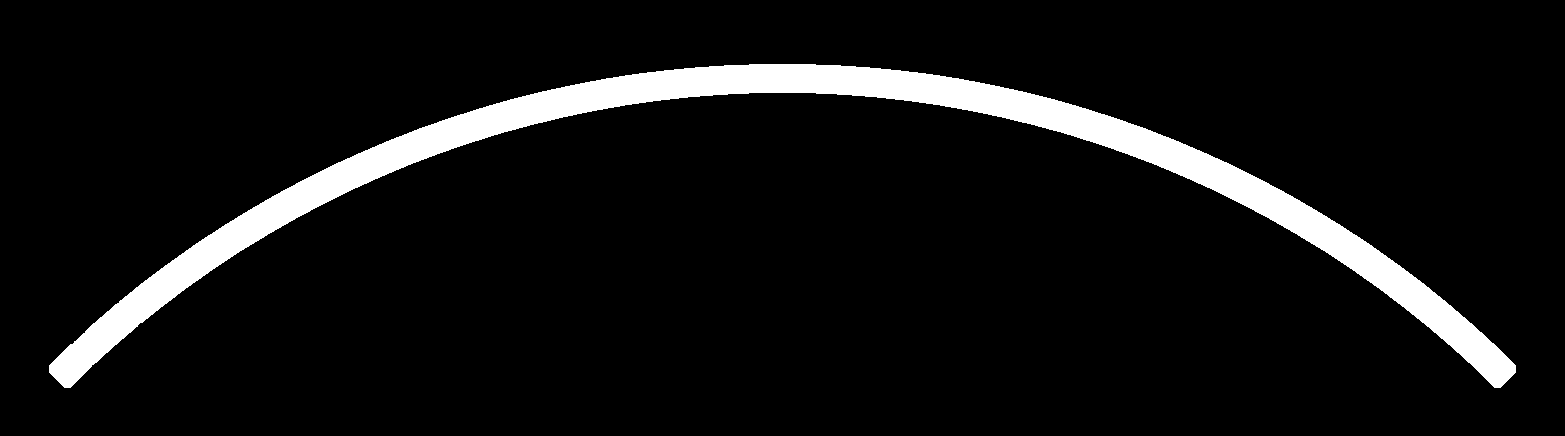
#> input picture ur5/template_masks/curved_channel_mask.png, 1565 x 436 px
$ python evaluate_overhead.py   (older library calls are emulated)
#> lines starting #> are read from the running program, lines starting #| are printed output that depends on the picture; after the words box and inside, x2 and y2 are one past the last pixel; in counts of white or black regions, pixels touching at a corner belong together
### ur5/resources.py
import cv2
import os
curr_dir = os.path.dirname(__file__)
START_IDX = 20
END_IDX = -START_IDX - 1
NUM_PTS_PRESS = 8
NUM_PTS = 4
START_SIDE = 'left'
TOTAL_PICK_PLACE = 5
TEMPLATES = {0:'curved', 1:'straight', 2:'trapezoid'}
# height of the templates in meters
TEMPLATE_HEIGHT = {'curved':0.0200, 'straight':0.0127, 'trapezoid':0.0200}
# first elem is curved width/height, second elem is straight width/height, third elem is trapezoid width/height
TEMPLATE_RECTS = [(23.129, 6.6156774806225),(26.5, 2.75), (12, 5.75)]
TEMPLATE_RATIOS = [max(t)/min(t) for t in TEMPLATE_RECTS]
#             [minY, maxY, minX, maxX]
# TODO: fill these in with your values!
CROP_REGION = [250, 843, 286, 1122]
curved_template_mask = cv2.imread(os.path.join(curr_dir,'template_masks/curved_channel_mask.png'))
#> curved_template_mask is the input picture: shape (436, 1565, 3); 7.2% white; 1 white region, box (x1, y1, x2, y2) and area: (49, 64, 1516, 388) 48978
curved_template_mask_align = cv2.imread(os.path.join(curr_dir,'template_masks/curved_channel_mask_align.png'))
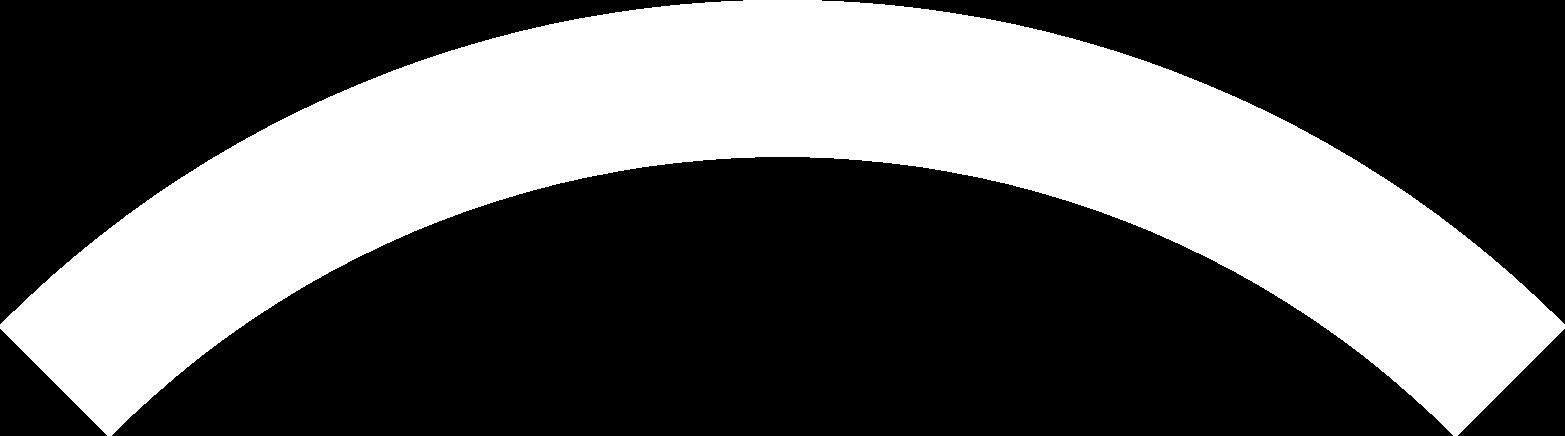
#> input picture ur5/template_masks/curved_channel_mask_align.png, 1565 x 436 px
#> curved_template_mask_align is the input picture: shape (436, 1565, 3); 37.4% white; 1 white region, box (x1, y1, x2, y2) and area: (0, 0, 1565, 436) 255173
straight_template_mask = cv2.imread(os.path.join(curr_dir,'template_masks/master_straight_channel_template.png'))
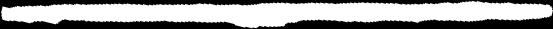
#> input picture ur5/template_masks/master_straight_channel_template.png, 553 x 29 px
#> straight_template_mask is the input picture: shape (29, 553, 3); min 0, max 255, mean 154.1
straight_template_mask_align = cv2.imread(os.path.join(curr_dir,'template_masks/straight_mask.png'))
trapezoid_template_mask = cv2.imread(os.path.join(curr_dir,'template_masks/trapezoid_channel.png'))
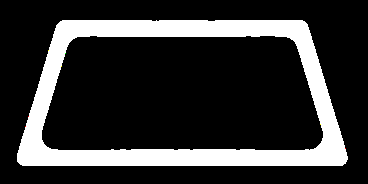
#> input picture ur5/template_masks/trapezoid_channel.png, 368 x 184 px
#> trapezoid_template_mask is the input picture: shape (184, 368, 3); mean B, G, R 52.3, 52.4, 52.4
trapezoid_template_skeleton =  cv2.imread(os.path.join(curr_dir,'template_masks/trapezoid_skeleton.png'))
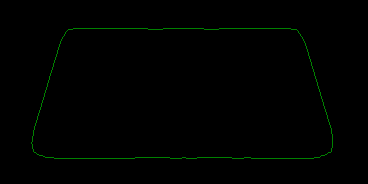
#> input picture ur5/template_masks/trapezoid_skeleton.png, 368 x 184 px
#> trapezoid_template_skeleton is the input picture: shape (184, 368, 3); mean B, G, R 0, 1.5, 0
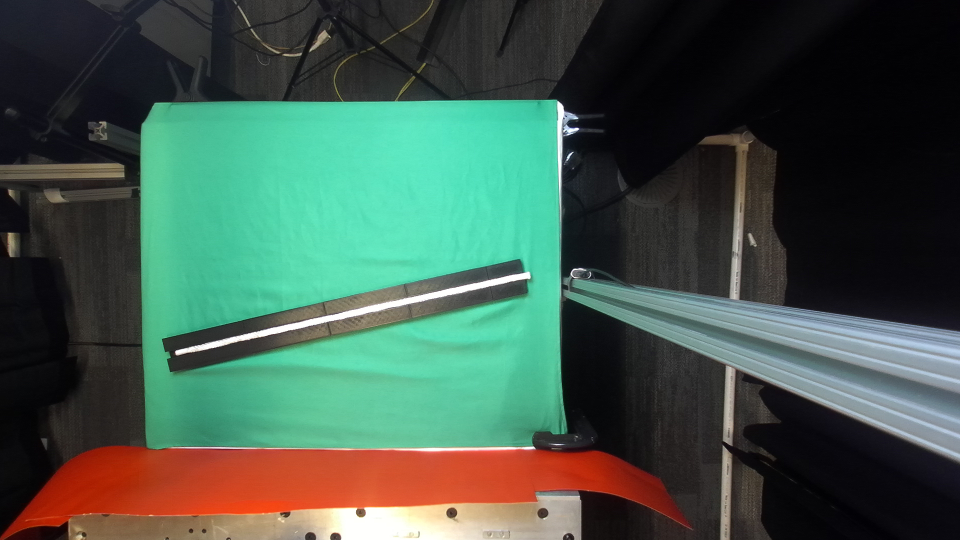
#> input picture overhead_1_uni.png, 1920 x 1080 px (shown at 1/2 size)
#> further down, overhead_view is the input picture: shape (1080, 1920, 3); mean B, G, R 75.1, 87.6, 65.8
#> in get_cable, `gray_img = cv2.threshold(orig_gray_img.copy(), 240, 255, cv2.THRESH_BI..`: gray_img: shape (593, 836); 98.4% white; 12 black regions (9 under 20 px), largest, box (x1, y1, x2, y2) and area: (110, 294, 774, 450) 7382, (829, 0, 836, 135) 531, (65, 442, 111, 459) 243

### ur5/new_shape_match.py
import matplotlib.pyplot as plt
import cv2
import numpy as np
from resources import *

# Edit these to fit your needs
GREEN_HSV = np.array([[35, 95, 92], [113, 255, 255]])
CABLE_HSV = np.array([[0, 0, 255], [115, 76, 255]])

def get_contours(edges, cnt_type='external'):
    if cnt_type=='all':
        cnts = sorted(cv2.findContours(edges.astype('uint8'), cv2.RETR_LIST, cv2.CHAIN_APPROX_SIMPLE)[-2], key=cv2.contourArea, reverse=True)
    if cnt_type=='external':
        cnts = sorted(cv2.findContours(edges.astype('uint8'), cv2.RETR_EXTERNAL, cv2.CHAIN_APPROX_NONE)[-2], key=cv2.contourArea, reverse=True)
    return cnts

# [92 lines left out: functions get_bbox, post_process_mask, get_hsv_mask, get_cable, get_channel, not called in this run]

### ur5/evaluate_overhead.py
import cv2
import scipy
import numpy as np
import matplotlib.pyplot as plt
from resources import (
    CROP_REGION,
    curved_template_mask,
    straight_template_mask,
    trapezoid_template_mask,
    straight_template_mask_align,
)
from new_shape_match import (
    get_channel,
    get_contours,
    get_bbox,
    TEMPLATE_RATIOS,
    TEMPLATES,
)

# from shape_match import get_cable
# from test_stuff import align_channel
from test_stuff import center_mask, rotate_image, best_fit_template
from shape_match import get_channel as get_channel_old

# CROP_REGION = np.array([])


# [135 lines left out: functions calculate_iou, calculate_rel_inter, align_channel, not called in this run]


def get_edges(
    gray_img, blur_radius=5, sigma=0, dilate_size=10, canny_threshold=(100, 255)
):
#> called with blur_radius = 5, sigma = 0, dilate_size = 2, canny_threshold = (100, 255)
    dilate_kernel = np.ones((dilate_size, dilate_size), np.uint8)
    dst = cv2.GaussianBlur(gray_img, (blur_radius, blur_radius), sigma)
    edges = cv2.Canny(dst, canny_threshold[0], canny_threshold[1])
#> edges: shape (593, 836); 0.38% white in thin lines or dots, all inside (x1, y1, x2, y2) = (65, 0, 836, 460)
    # plt.imshow(edges, cmap='gray')
    # plt.show()
    edges = cv2.dilate(edges, dilate_kernel)
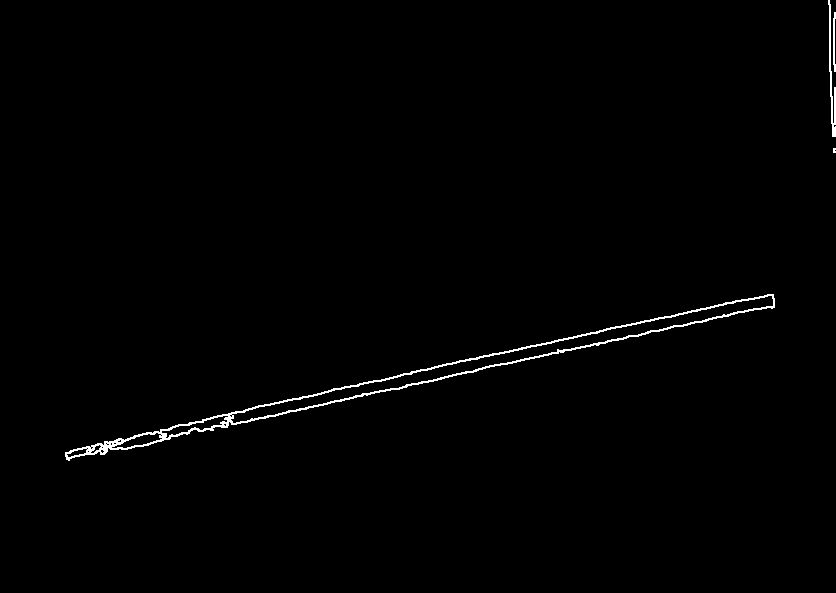
#> edges: shape (593, 836); 0.82% white in thin lines or dots, all inside (x1, y1, x2, y2) = (65, 0, 836, 461)
    # plt.imshow(edges, cmap='gray')
    # plt.show()
    return edges


def get_cable(
    img, blur_radius=5, sigma=0, dilate_size=2, canny_threshold=(100, 255), viz=False
):
    rgb_img = img.copy()
    # gray_img, crop_img= make_img_gray(None, img)
    crop_img = rgb_img[CROP_REGION[0] : CROP_REGION[1], CROP_REGION[2] : CROP_REGION[3]]
    # plt.imshow(crop_img)
    # plt.show()
    orig_gray_img = cv2.cvtColor(crop_img, cv2.COLOR_RGB2GRAY)
    # plt.imshow(orig_gray_img)
    # plt.title('cropped image')
    # plt.show()
    gray_img = cv2.threshold(orig_gray_img.copy(), 240, 255, cv2.THRESH_BINARY_INV)[1]
    # plt.imshow(gray_img)
    # plt.show()

    edges = get_edges(gray_img, blur_radius, sigma, dilate_size, canny_threshold)
    sorted_cnts = get_contours(edges, "external")
#> in get_contours, `cnts = sorted(cv2.findContours(edges.astype('uint8'), cv2.RETR_EXTERNA..`: cnts = 4 contours, 1 with area under 20; largest, box (x1, y1, x2, y2) and area: (65, 294, 775, 461) 8679, (828, 0, 836, 137) 198, (833, 12, 836, 72) 61
#> sorted_cnts has the same summary as cnts in get_contours
    best_cnts = [sorted_cnts[0]]
#> best_cnts = 1 contour; box (x1, y1, x2, y2) and area: (65, 294, 775, 461) 8679
    # [8 lines of commented-out code are left out]
    """best_mask = None
    for i, cnt in enumerate(best_cnts):
        cnt_rgb = cnt + np.array([CROP_REGION[2], CROP_REGION[0]])
        plt.imshow(cv2.drawContours(rgb_img.copy(), [cnt_rgb], -1, 255, 3))
        plt.title('check cable contour dimensions')
        plt.show()
        print(get_bbox(cnt))
        mask = np.zeros_like(crop_img, dtype=np.uint8)
        _ = cv2.drawContours(mask, [cnt], -1, 255, 3)
        mask = cv2.dilate(mask, np.ones((dilate_size,dilate_size), np.uint8), iterations=1)
        mask = mask.sum(axis=-1)
        if i == len(best_cnts) - 1:
            best_mask = mask

    # return best_cnts[-1], best_mask"""

    best_cnt = best_cnts[-1]
#> best_cnt = contour of 1460 points, box (x1, y1, x2, y2) (65, 294, 775, 461), area 8679
    # [5 lines of commented-out code are left out]
    best_cnt = best_cnt + np.array([CROP_REGION[2], CROP_REGION[0]])
#> best_cnt = 1460 rows, first 8: [1053, 544], [1052, 545], [1051, 545], [1050, 545], [1049, 546], [1048, 546], [1047, 546], [1046, 546]
    best_mask = cv2.drawContours(
        np.zeros_like(rgb_img), [best_cnt], -1, (255, 255, 255), -1
    )
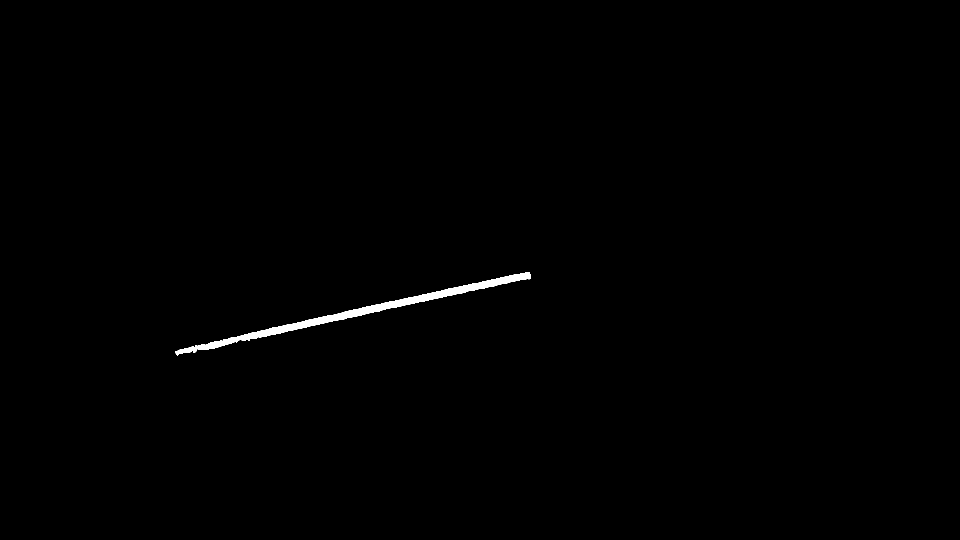
#> best_mask: shape (1080, 1920, 3) (shown at 1/2 size); 0.45% white; 1 white region, box (x1, y1, x2, y2) and area: (351, 544, 1061, 711) 9410
    best_mask = best_mask.mean(axis=-1)
    print((best_mask > 0).sum())
#| 9410
    print(best_mask.shape)
#| (1080, 1920)
    print(np.unique(best_mask))
#| [  0. 255.]
    # plt.imshow(best_mask, cmap='gray')
    # plt.title('check cable contour dimensions')
    # plt.show()

    return best_cnt, best_mask


# [57 lines left out: function get_cable_contour, not called in this run]


FRONT_CHANNEL_HSV = np.array([[0, 0, 0], [179, 255, 44]])
OVERHEAD_CABLE_HSV = np.array([[0, 0, 179], [179, 31, 255]])

# overhead_ref_path = 'results/straight/reference_gt/overhead_view_reference.png'
overhead_ref_path = "../overhead_1_uni.png"
# overhead_ref_path = 'results/straight/confirmed/overhead_0_binary.png'
# overhead_ref_path = 'results/straight/confirmed/overhead_1_uni.png'


"""front_view = cv2.imread(front_ref_path)
crop_front_view = front_view[FRONT_CROP_REGION[0]:FRONT_CROP_REGION[1], FRONT_CROP_REGION[2]:FRONT_CROP_REGION[3]]
plt.imshow(crop_front_view)
plt.show()

print(crop_front_view.shape)
pick_hsv(crop_front_view)"""

overhead_view = cv2.imread(overhead_ref_path)
overhead_view = cv2.cvtColor(overhead_view, cv2.COLOR_BGR2RGB)
# plt.imshow(overhead_view)
# plt.show()
# overhead_view = cv2.resize(overhead_view, (0, 0), fx=6, fy=6)
crop_overhead_view = overhead_view[
    CROP_REGION[0] : CROP_REGION[1], CROP_REGION[2] : CROP_REGION[3]
]
# plt.imshow(crop_overhead_view)
# plt.show()

_, cable_mask = get_cable(overhead_view)
print(cable_mask.shape)
#| (1080, 1920)
print((cable_mask > 0).sum())
#| 9410
# plt.imshow(cable_mask, cmap='gray')
# plt.show()


# Added arg to force matching template
# 0:'curved', 1:'straight', 2:'trapezoid'
#> (the run stopped early here; a loop or call above may not have finished)
